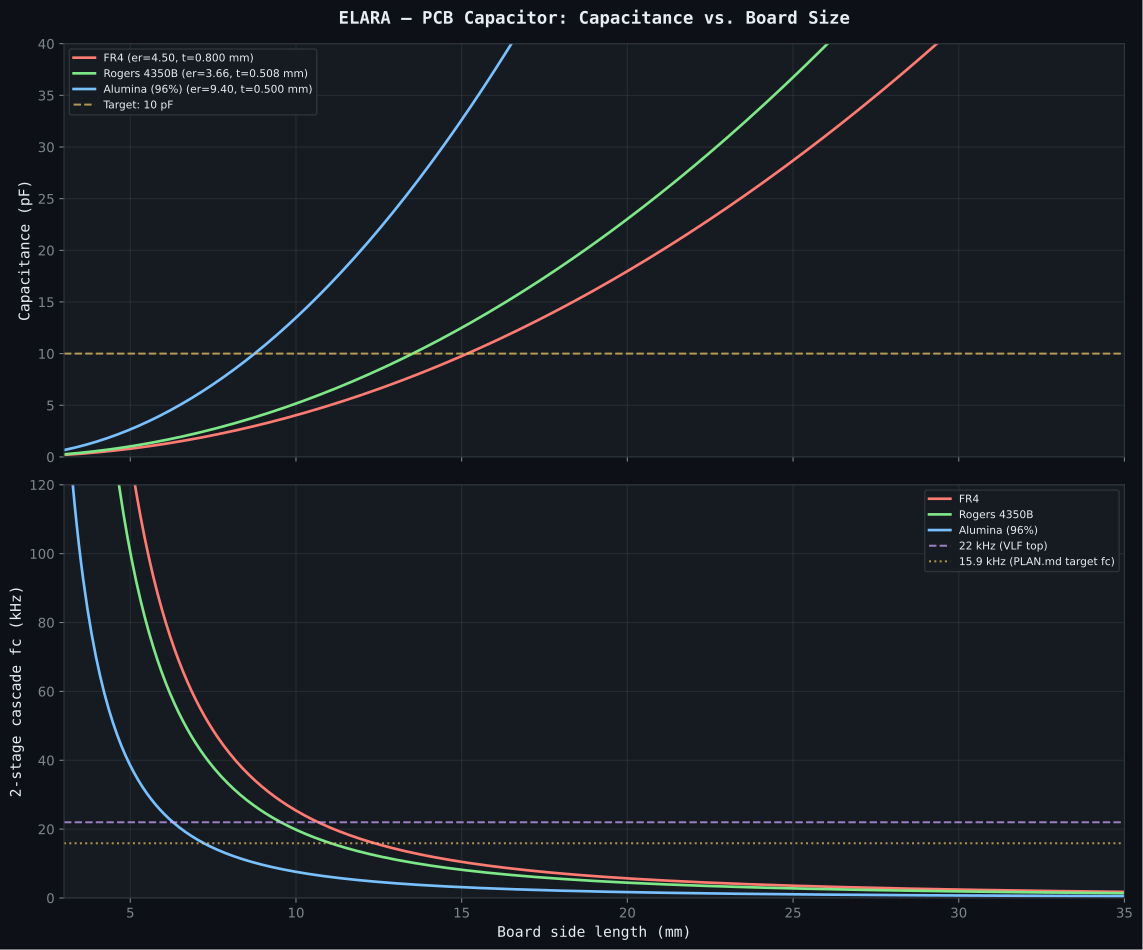

Here is the Python script that generated this plot:
#!/usr/bin/env python3
"""
ELARA — PCB Capacitor Geometry Calculator

Calculates the capacitance of a square parallel-plate capacitor formed by
copper pours on the top and bottom of a PCB substrate. Used for the input
RF rejection filter (PLAN.md §3.0).

Physical model:
    C = e₀ · er · A / d

    where:
        A  = (side - 2·pullback)²   effective copper area
        d  = substrate thickness
        er = relative permittivity of the substrate

The copper is pulled back from the board edges to maximise the air-gap
leakage path between plates (minimise surface leakage current).

The 2-stage RC filter uses two of these capacitors with 1 Mohm resistors:

    antenna -- 1Mohm -- node1 -- 1Mohm -- node2 -- LMP7721 IN+
                        |                |
                      C_pcb1           C_pcb2
                        |                |
                       GND              GND

    fc_single = 1 / (2pi · R · C)       per stage
    fc_cascade ≈ fc_single · 0.6436     for 2 identical RC stages (-3 dB)

Author: Matej + Claude, March 2026
"""

import numpy as np

try:
    import matplotlib
    matplotlib.use("Agg")
    import matplotlib.pyplot as plt
    HAS_MATPLOTLIB = True
except ImportError:
    HAS_MATPLOTLIB = False


# ===========================================================================
# Physical constants
# ===========================================================================
EPSILON_0 = 8.854187817e-12  # vacuum permittivity (F/m)

# ===========================================================================
# Substrate materials
# ===========================================================================
SUBSTRATES = {
    "FR4": {
        "epsilon_r": 4.5,
        "thicknesses_mm": [0.2, 0.4, 0.8, 1.0, 1.6],
        "description": "Standard glass-epoxy (fallback, higher moisture absorption)",
    },
    "Rogers 4350B": {
        "epsilon_r": 3.66,
        "thicknesses_mm": [0.168, 0.254, 0.338, 0.508, 0.762],
        "description": "Hydrocarbon ceramic, low moisture, stable er (~50 ppm/°C)",
    },
    "Alumina (96%)": {
        "epsilon_r": 9.4,
        "thicknesses_mm": [0.25, 0.38, 0.50, 0.635, 1.0],
        "description": "Ceramic substrate, near-zero moisture, extremely stable er",
    },
}

# ===========================================================================
# Design parameters
# ===========================================================================
R_FILTER = 1.0e6  # filter resistor value (1 Mohm)
TARGET_C_PF = 10.0  # target capacitance (pF)

# Cascade correction factor: for 2 identical RC stages, the -3 dB point
# drops to fc_single × sqrt(2^(1/2) - 1) ≈ 0.6436 × fc_single
CASCADE_FACTOR = np.sqrt(np.sqrt(2) - 1)


# ===========================================================================
# Core calculations
# ===========================================================================
def capacitance_pf(side_mm: float, pullback_mm: float,
                   thickness_mm: float, epsilon_r: float) -> float:
    """
    Parallel-plate capacitance in picofarads.

    Args:
        side_mm:       board edge length (mm)
        pullback_mm:   copper pulled back from each edge (mm)
        thickness_mm:  substrate thickness (mm)
        epsilon_r:     relative permittivity
    """
    copper_side_m = (side_mm - 2.0 * pullback_mm) * 1e-3
    if copper_side_m <= 0:
        return 0.0
    area = copper_side_m ** 2
    d = thickness_mm * 1e-3
    c = EPSILON_0 * epsilon_r * area / d
    return c * 1e12  # convert to pF


def fc_single_khz(c_pf: float) -> float:
    """Single-stage RC cutoff frequency in kHz."""
    if c_pf <= 0:
        return float("inf")
    return 1.0 / (2.0 * np.pi * R_FILTER * c_pf * 1e-12) * 1e-3


def fc_cascade_khz(c_pf: float) -> float:
    """2-stage cascaded RC cutoff frequency in kHz (-3 dB point)."""
    return fc_single_khz(c_pf) * CASCADE_FACTOR


def attenuation_db(f_hz: float, c_pf: float, stages: int = 2) -> float:
    """
    Attenuation of cascaded RC low-pass at a given frequency.

    Each stage: H(f) = 1 / (1 + j·2pi·f·R·C)
    |H|² = 1 / (1 + (f/fc)²)
    For N stages: |H_total|² = |H|^(2N)
    """
    if c_pf <= 0:
        return 0.0
    fc = 1.0 / (2.0 * np.pi * R_FILTER * c_pf * 1e-12)
    ratio = f_hz / fc
    return -10.0 * stages * np.log10(1.0 + ratio ** 2)


def side_for_target_c(target_pf: float, pullback_mm: float,
                      thickness_mm: float, epsilon_r: float) -> float:
    """
    Solve for board side length (mm) given a target capacitance.

    C = e₀·er·(side - 2·pullback)² / d
    → side = 2·pullback + sqrt(C·d / (e₀·er))
    """
    c_f = target_pf * 1e-12
    d = thickness_mm * 1e-3
    copper_side = np.sqrt(c_f * d / (EPSILON_0 * epsilon_r))
    return copper_side * 1e3 + 2.0 * pullback_mm


# ===========================================================================
# Output
# ===========================================================================
def print_design_table(pullback_mm: float = 0.5):
    """Print capacitance and filter cutoff for all substrate/thickness combos."""

    print("=" * 95)
    print("ELARA — PCB Capacitor Geometry Calculator")
    print(f"Target capacitance: {TARGET_C_PF:.1f} pF")
    print(f"Filter resistor: {R_FILTER / 1e6:.0f} Mohm")
    print(f"Copper pullback from edge: {pullback_mm:.1f} mm")
    print("=" * 95)

    for name, sub in SUBSTRATES.items():
        print(f"\n{'-' * 95}")
        print(f"  {name}  (er = {sub['epsilon_r']:.2f})")
        print(f"  {sub['description']}")
        print(f"{'-' * 95}")
        print(f"  {'Thickness':>10}  {'Side for 10pF':>14}  {'Copper area':>12}"
              f"  {'C (actual)':>11}  {'fc (1-stage)':>13}  {'fc (2-stage)':>13}"
              f"  {'FM @100MHz':>11}")

        for t in sub["thicknesses_mm"]:
            side = side_for_target_c(TARGET_C_PF, pullback_mm, t, sub["epsilon_r"])
            c = capacitance_pf(side, pullback_mm, t, sub["epsilon_r"])
            fc1 = fc_single_khz(c)
            fc2 = fc_cascade_khz(c)
            fm_atten = attenuation_db(100e6, c, stages=2)
            copper_side = side - 2 * pullback_mm

            print(f"  {t:>8.3f} mm  {side:>12.1f} mm  {copper_side:>9.1f} mm"
                  f"  {c:>9.2f} pF  {fc1:>10.2f} kHz  {fc2:>10.2f} kHz"
                  f"  {fm_atten:>9.1f} dB")

    # Key frequencies of interest
    print(f"\n{'=' * 95}")
    print("ATTENUATION AT KEY FREQUENCIES (for C = 10 pF, 2 stages)")
    print(f"{'=' * 95}")
    print(f"  {'Frequency':<25}  {'Attenuation':>12}  {'Notes'}")

    key_freqs = [
        (7.83, "1st Schumann resonance"),
        (14.3, "2nd Schumann resonance"),
        (20.8, "3rd Schumann resonance"),
        (1e3, "VLF mid-band"),
        (10e3, "VLF upper band"),
        (22e3, "VLF top (Nyquist @ 48 kSPS)"),
        (100e6, "FM broadcast band"),
        (900e6, "GSM 900"),
    ]

    for f, desc in key_freqs:
        atten = attenuation_db(f, TARGET_C_PF, stages=2)
        freq_str = f"{f:.2f} Hz" if f < 1e3 else (
            f"{f / 1e3:.1f} kHz" if f < 1e6 else f"{f / 1e6:.0f} MHz"
        )
        print(f"  {freq_str:<25}  {atten:>10.2f} dB  {desc}")


def print_custom_sweep(pullback_mm: float = 0.5):
    """Sweep board sizes for each substrate at its most common thickness."""

    print(f"\n{'=' * 95}")
    print("CAPACITANCE SWEEP — board side length vs. capacitance")
    print(f"Pullback: {pullback_mm:.1f} mm from each edge")
    print(f"{'=' * 95}")

    sides = np.arange(5.0, 35.0, 1.0)  # 5 mm to 34 mm

    # Pick one representative thickness per substrate
    representative = {
        "FR4": 0.8,
        "Rogers 4350B": 0.508,
        "Alumina (96%)": 0.50,
    }

    for name, sub in SUBSTRATES.items():
        t = representative[name]
        print(f"\n  {name}  (er = {sub['epsilon_r']:.2f}, t = {t:.3f} mm)")
        print(f"  {'Side':>8}  {'Copper':>8}  {'C':>9}  {'fc(1)':>10}  {'fc(2)':>10}")

        for s in sides:
            c = capacitance_pf(s, pullback_mm, t, sub["epsilon_r"])
            if c <= 0:
                continue
            fc1 = fc_single_khz(c)
            fc2 = fc_cascade_khz(c)
            marker = " <-- closest to 10 pF" if abs(c - TARGET_C_PF) < 0.5 else ""
            print(f"  {s:>6.1f} mm  {s - 2 * pullback_mm:>6.1f} mm"
                  f"  {c:>7.2f} pF  {fc1:>8.2f} kHz  {fc2:>8.2f} kHz{marker}")


def plot_sweep(pullback_mm: float = 0.5):
    """Generate plot of capacitance vs. board side for all substrates."""
    if not HAS_MATPLOTLIB:
        print("\nmatplotlib not available — skipping plot")
        return

    BG_COLOR = "#0d1117"
    TEXT_COLOR = "#e6edf3"
    SUBTLE_COLOR = "#7d8590"
    PANEL_COLOR = "#161b22"
    BORDER_COLOR = "#30363d"
    COLORS = {"FR4": "#ff7b72", "Rogers 4350B": "#7ee787", "Alumina (96%)": "#79c0ff"}

    representative = {
        "FR4": 0.8,
        "Rogers 4350B": 0.508,
        "Alumina (96%)": 0.50,
    }

    sides = np.linspace(3.0, 35.0, 500)

    fig, (ax1, ax2) = plt.subplots(2, 1, figsize=(12, 10), sharex=True)
    fig.patch.set_facecolor(BG_COLOR)

    for ax in (ax1, ax2):
        ax.set_facecolor(PANEL_COLOR)
        ax.tick_params(colors=SUBTLE_COLOR)
        ax.grid(True, which="both", alpha=0.15, color=SUBTLE_COLOR)
        for spine in ax.spines.values():
            spine.set_color(BORDER_COLOR)

    # --- Top: Capacitance vs. side ---
    for name, sub in SUBSTRATES.items():
        t = representative[name]
        c_vals = np.array([capacitance_pf(s, pullback_mm, t, sub["epsilon_r"])
                           for s in sides])
        ax1.plot(sides, c_vals, color=COLORS[name], linewidth=2,
                 label=f"{name} (er={sub['epsilon_r']:.2f}, t={t:.3f} mm)")

    ax1.axhline(TARGET_C_PF, color="#f2cc60", linewidth=1.5, linestyle="--",
                alpha=0.7, label=f"Target: {TARGET_C_PF:.0f} pF")
    ax1.set_ylabel("Capacitance (pF)", fontsize=11, color=TEXT_COLOR,
                   fontfamily="monospace")
    ax1.set_title("ELARA — PCB Capacitor: Capacitance vs. Board Size",
                  fontsize=13, fontweight="bold", color=TEXT_COLOR,
                  fontfamily="monospace", pad=15)
    legend1 = ax1.legend(loc="upper left", fontsize=8, facecolor=PANEL_COLOR,
                         edgecolor=BORDER_COLOR, labelcolor=TEXT_COLOR)
    legend1.get_frame().set_alpha(0.9)
    ax1.set_ylim(0, 40)

    # --- Bottom: 2-stage cascade fc vs. side ---
    for name, sub in SUBSTRATES.items():
        t = representative[name]
        fc_vals = np.array([fc_cascade_khz(
            capacitance_pf(s, pullback_mm, t, sub["epsilon_r"]))
            for s in sides])
        # Clip infinities for plotting
        fc_vals = np.clip(fc_vals, 0, 500)
        ax2.plot(sides, fc_vals, color=COLORS[name], linewidth=2,
                 label=f"{name}")

    ax2.axhline(22.0, color="#d2a8ff", linewidth=1.5, linestyle="--",
                alpha=0.7, label="22 kHz (VLF top)")
    ax2.axhline(15.9, color="#f2cc60", linewidth=1.5, linestyle=":",
                alpha=0.7, label="15.9 kHz (PLAN.md target fc)")
    ax2.set_ylabel("2-stage cascade fc (kHz)", fontsize=11, color=TEXT_COLOR,
                   fontfamily="monospace")
    ax2.set_xlabel("Board side length (mm)", fontsize=11, color=TEXT_COLOR,
                   fontfamily="monospace")
    legend2 = ax2.legend(loc="upper right", fontsize=8, facecolor=PANEL_COLOR,
                         edgecolor=BORDER_COLOR, labelcolor=TEXT_COLOR)
    legend2.get_frame().set_alpha(0.9)
    ax2.set_ylim(0, 120)
    ax2.set_xlim(3, 35)

    plt.tight_layout()
    out_path = __file__.replace(".py", ".svg")
    fig.savefig(out_path, dpi=200, facecolor=fig.get_facecolor(),
                bbox_inches="tight")
    plt.close(fig)
    print(f"\nPlot saved: {out_path}")


if __name__ == "__main__":
    pullback = 0.5  # mm — copper setback from each board edge

    print_design_table(pullback)
    print_custom_sweep(pullback)
    plot_sweep(pullback)
